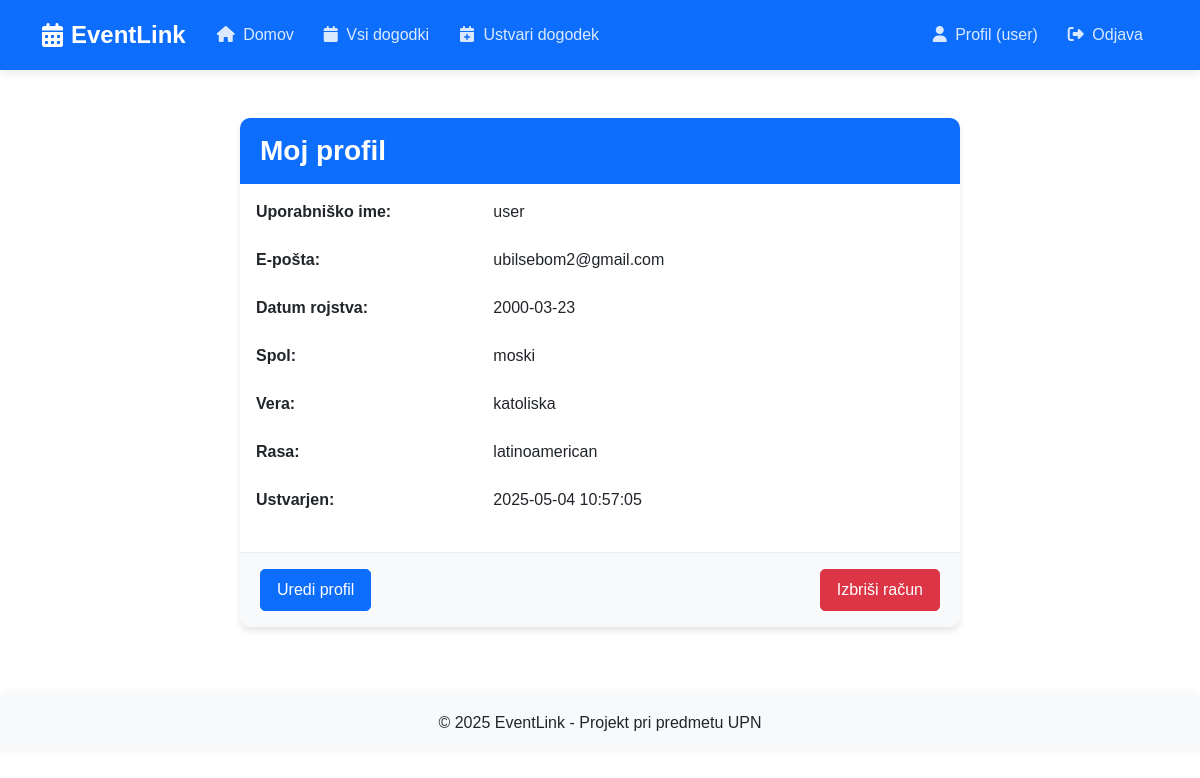
Screenshot of /profile (signed in) with the database file from the repository.
### tables this page shows
CREATE TABLE users (
    id INTEGER PRIMARY KEY AUTOINCREMENT,
    username TEXT NOT NULL,
    email TEXT UNIQUE NOT NULL,
    password TEXT NOT NULL,
    gender TEXT NOT NULL,
    religion TEXT NOT NULL,
    race TEXT NOT NULL,
    date_of_birth TEXT NOT NULL,
    created_at TEXT NOT NULL
);

### app.py (the view)
@app.route('/profile', methods=['GET'])
def profile():
    if 'user_id' not in session:
        flash('Za dostop do profila se morate prijaviti!', 'danger')
        return redirect(url_for('login'))
    user_id = session['user_id']
    db = get_db()
    cursor = db.execute('SELECT * FROM users WHERE id = ?', (user_id,))
    user = cursor.fetchone()
    return render_template('profile.html', user=user)

### app.py (called while the page is built)
def get_db():
    db = getattr(g, '_database', None)
    if db is None:
        db = g._database = sqlite3.connect(DATABASE)
        db.row_factory = sqlite3.Row  # da lahko dostopamo do stolpcev po imenih
    return db

@app.teardown_appcontext
def close_connection(exception):
    db = getattr(g, '_database', None)
    if db is not None:
        db.close()

### templates/profile.html (shortened to what this page needs)
{% extends 'base.html' %}
{% block content %}
<div class="container mt-5">
    <div class="row justify-content-center">
        <div class="col-md-8">
            <div class="card">
                <div class="card-header bg-primary text-white">
                    <h3 class="mb-0 nasl">Moj profil</h3>
                </div>
                <div class="card-body">
                    <div class="row mb-4">
                        <div class="col-md-4 fw-bold">Uporabniško ime:</div>
                        <div class="col-md-8">{{ user['username'] }}</div>
                    </div>
                    <div class="row mb-4">
                        <div class="col-md-4 fw-bold">E-pošta:</div>
                        <div class="col-md-8">{{ user['email'] }}</div>
                    </div>
                    <div class="row mb-4">
                        <div class="col-md-4 fw-bold">Datum rojstva:</div>
                        <div class="col-md-8">{{ user['date_of_birth'] }}</div>
                    </div>
                    <div class="row mb-4">
                        <div class="col-md-4 fw-bold">Spol:</div>
                        <div class="col-md-8">{{ user['gender'] }}</div>
                    </div>
                    <div class="row mb-4">
                        <div class="col-md-4 fw-bold">Vera:</div>
                        <div class="col-md-8">{{ user['religion'] }}</div>
                    </div>
                    <div class="row mb-4">
                        <div class="col-md-4 fw-bold">Rasa:</div>
                        <div class="col-md-8">{{ user['race'] }}</div>
                    </div>
                    <div class="row mb-4">
                        <div class="col-md-4 fw-bold">Ustvarjen:</div>
                        <div class="col-md-8">{{ user['created_at'] }}</div>
                    </div>
                </div>
                <div class="card-footer">
                    <div class="d-flex justify-content-between">
                        <a href="{{ url_for('edit_profile') }}" class="btn btn-primary">Uredi profil</a>
                        <button type="button" class="btn btn-danger" data-bs-toggle="modal" data-bs-target="#deleteAccountModal">
                            Izbriši račun
                        </button>
                    </div>
                </div>
            </div>
        </div>
    </div>
</div>
{% endblock %}

### templates/base.html (shortened to what this page needs)
<!DOCTYPE html>
<html lang="sl">
<head>
    <link href="https://cdn.jsdelivr.net/npm/bootstrap@5.3.0-alpha1/dist/css/bootstrap.min.css" rel="stylesheet">
    <link rel="stylesheet" href="https://cdnjs.cloudflare.com/ajax/libs/font-awesome/6.4.0/css/all.min.css">
    <link rel="stylesheet" href="https://cdnjs.cloudflare.com/ajax/libs/animate.css/4.1.1/animate.min.css">
    <link rel="stylesheet" href="{{ url_for('static', filename='css/style.css') }}">
</head>
<body>
    <nav class="navbar navbar-expand-lg navbar-dark bg-primary sticky-top">
        <div class="container">
            <a class="navbar-brand d-flex align-items-center" href="{{ url_for('home') }}">
                <i class="fas fa-calendar-alt me-2"></i>
                <span>EventLink</span>
            </a>
            <div class="collapse navbar-collapse" id="navbarNav">
                <ul class="navbar-nav me-auto">
                    <li class="nav-item">
                        <a class="nav-link" href="{{ url_for('home') }}">
                            <i class="fas fa-home me-1"></i> Domov
                        </a>
                    </li>
                    <li class="nav-item">
                        <a class="nav-link" href="{{ url_for('all_events') }}">
                            <i class="fas fa-calendar me-1"></i> Vsi dogodki
                        </a>
                    </li>
                    {% if 'user_id' in session %}
                    <li class="nav-item">
                        <a class="nav-link" href="{{ url_for('create_event') }}">
                            <i class="fas fa-calendar-plus me-1"></i> Ustvari dogodek
                        </a>
                    </li>
                    {% endif %}
                </ul>
                <ul class="navbar-nav ms-auto">
                    {% if 'user_id' in session %}
                        <li class="nav-item">
                            <a class="nav-link" href="{{ url_for('profile') }}">
                                <i class="fas fa-user me-1"></i> Profil ({{ session['username'] }})
                            </a>
                        </li>
                        <li class="nav-item">
                            <a class="nav-link" href="{{ url_for('logout') }}">
                                <i class="fas fa-sign-out-alt me-1"></i> Odjava
                            </a>
                        </li>
                    {% endif %}
                </ul>
            </div>
        </div>
    </nav>
    <div class="container mt-4">
        {% block content %}{% endblock %}
    </div>
    <footer class="mt-5 py-3 bg-light text-center">
        <div class="container">
            <p class="mb-0">&copy; 2025 EventLink - Projekt pri predmetu UPN</p>
        </div>
    </footer>
</body>
</html>

### static/css/style.css (style rules this page uses)
body { font-family: 'Arial', sans-serif; padding-bottom: 50px; transition: background-color 0.5s ease; }
.nasl { color:white; }
.card { transition: transform 0.3s ease, box-shadow 0.3s ease; border-radius: 10px; box-shadow: 0 4px 6px rgba(0, 0, 0, 0.1); overflow: hidden; border: none; margin-bottom: 20px; }
.card-header { border-bottom: none; padding: 1rem 1.25rem; }
.card-footer { background-color: #f8f9fa; border-top: 1px solid rgba(0, 0, 0, 0.05); padding: 1rem 1.25rem; }
.btn { border-radius: 5px; transition: all 0.3s ease; padding: 8px 16px; font-weight: 500; }
.btn-primary { background-color: #0d6efd; border-color: #0d6efd; }
.btn-danger { background-color: #dc3545; border-color: #dc3545; }
.navbar { box-shadow: 0 2px 10px rgba(0, 0, 0, 0.1); padding: 12px 0; }
.navbar-brand { font-weight: 700; font-size: 1.5rem; }
.navbar-dark .navbar-nav .nav-link { color: rgba(255, 255, 255, 0.85); padding: 8px 15px; font-weight: 500; transition: all 0.3s ease; }
footer { position: relative; margin-top: 3rem; width: 100%; box-shadow: 0 -2px 10px rgba(0, 0, 0, 0.05); }
h1, h2, h3, h4, h5, h6 { margin-bottom: 1.5rem; color: #343a40; font-weight: 700; }

### rows the page displays
users: username "user", email "ubilsebom2@gmail.com", date_of_birth "2000-03-23", gender "moski", religion "katoliska", race "latinoamerican", created_at "2025-05-04 10:57:05"
